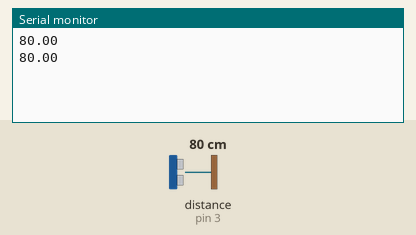
This sketch was run on a simulated Arduino Uno, built with avr-gcc and run on an emulated ATmega328P. On the bench: the last lines printed to the serial monitor. The inputs (shaded band) are chosen by the test bench; at power-on: distance to the obstacle (sensor on pin 3) 80 cm. The echo pulse lasts 58.3 µs per cm.

Above: at 1.8 s.
1.9 s: distance to the obstacle (sensor on pin 3) set to 2 cm
At 2.8 s:
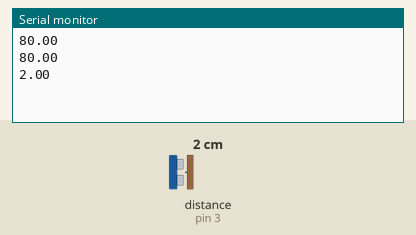
3.4 s: distance to the obstacle (sensor on pin 3) set to 4 cm
At 4.5 s:
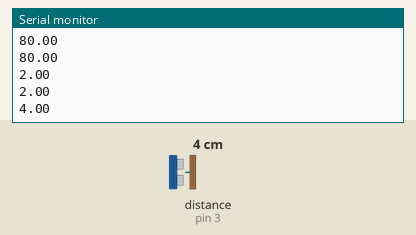
Timing chart, 0 to 6.4 s (numbered marks = the images above; inputs shaded):
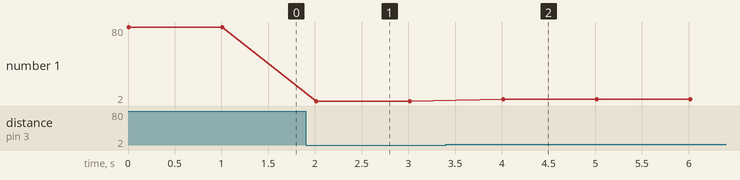

The sketch:

versionDistance.ino
```cpp
#include <HCSR04.h>

HCSR04 sensorDistancia(2 ,3);//portas trig e echo

void setup() {
  // put your setup code here, to run once:
Serial.begin(9600);
}

void loop() {
  // put your main code here, to run repeatedly:
  Serial.println(sensorDistancia.dist());
   delay(1000);
}
```

Measured:
- after the input at 1.9 s, the serial monitor: prints a new line after 0.11 s (image 1)
- after the input at 3.4 s, the serial monitor: prints a new line after 0.61 s (image 2)
- plotted number 1: 80 → 2 after the input at 1.9 s, 2 → 4 after the input at 3.4 s
